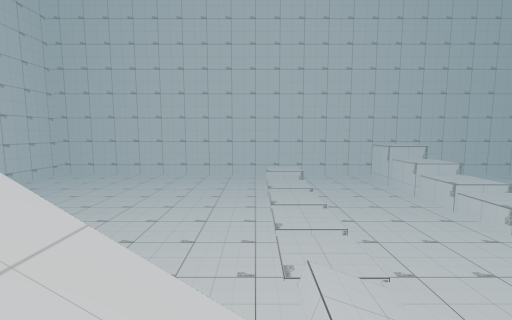
view 1 (above)

19 first-person views from a walk through a Unity game level. The camera is 1.4 m above the floor, tilts 6° down and sees 90° across. The floor is counted in squares, 1.8 m on a side. Each view is taken from the middle of a square. On the plan, view 1 faces up. The plan holds only what a view shows up to about 10 squares ahead; the rest is blank. The player character is not drawn.

view 2
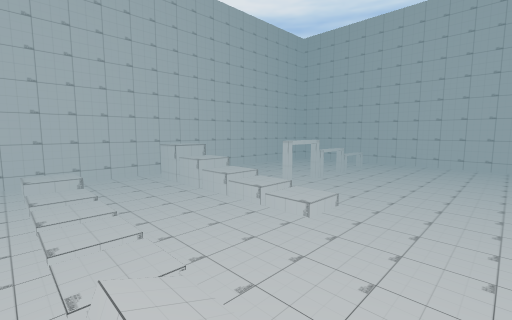

view 3
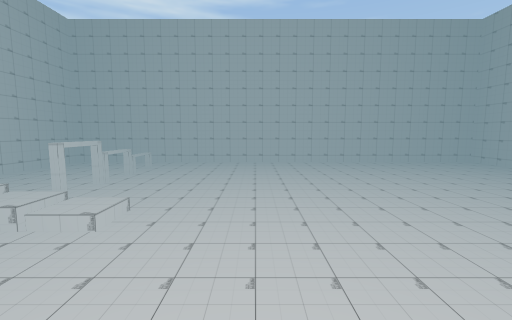

view 4
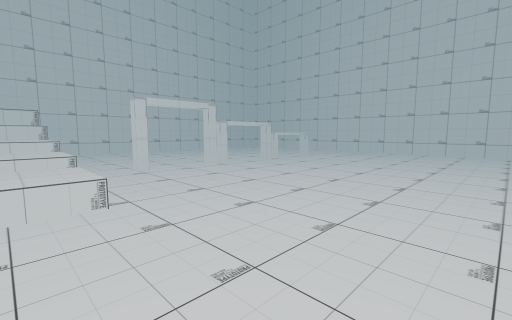

view 5
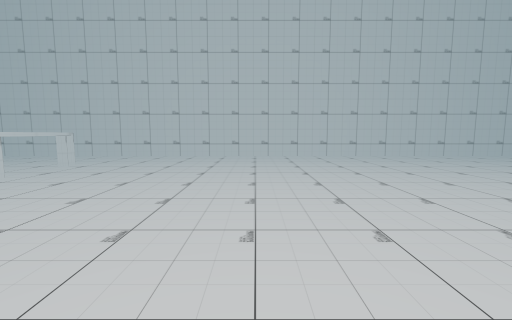

view 6
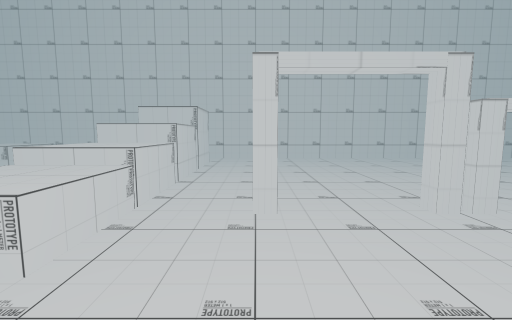

view 7
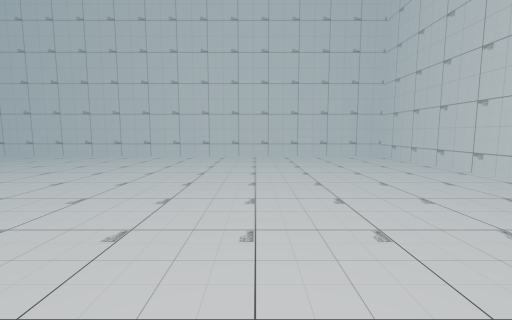

view 8
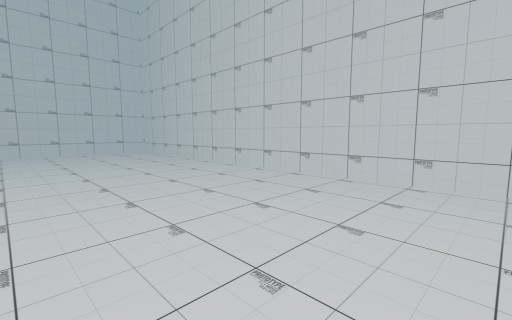

view 9
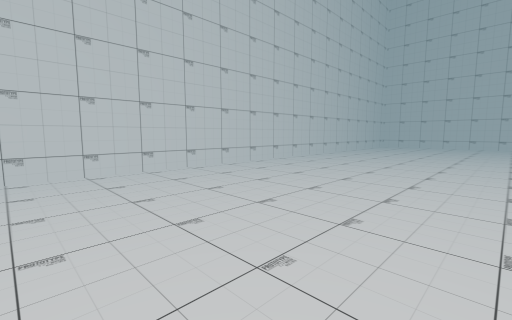

view 10
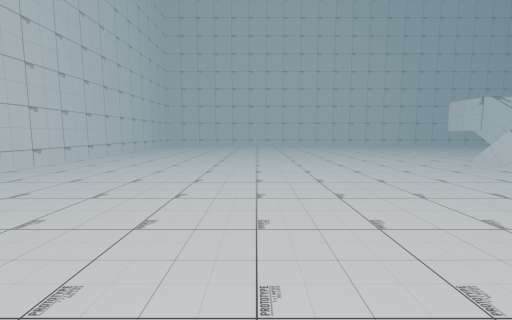

view 11
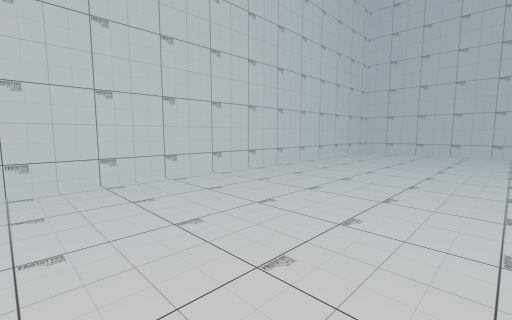

view 12
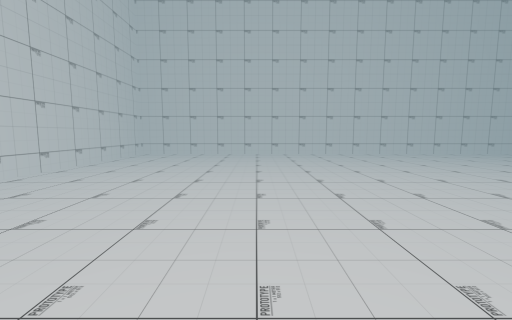

view 13
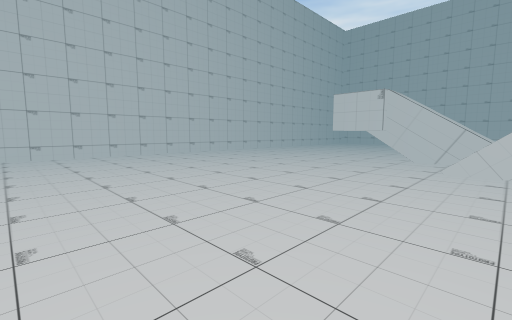

view 14
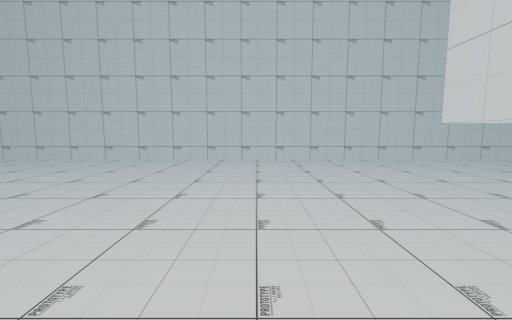

view 15
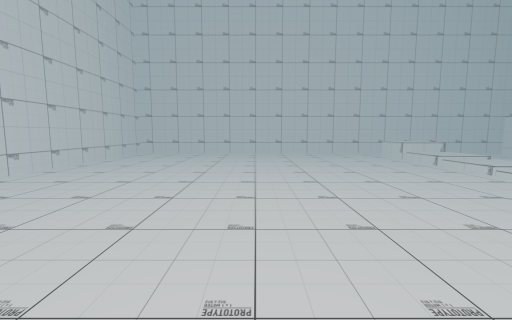

view 16
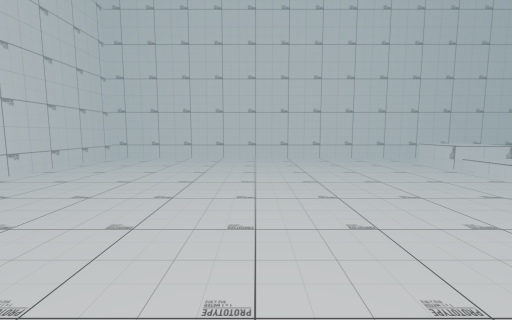

view 17
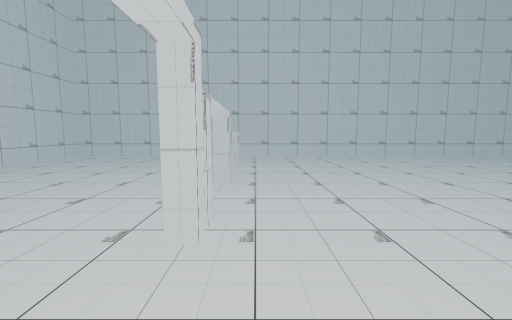

view 18
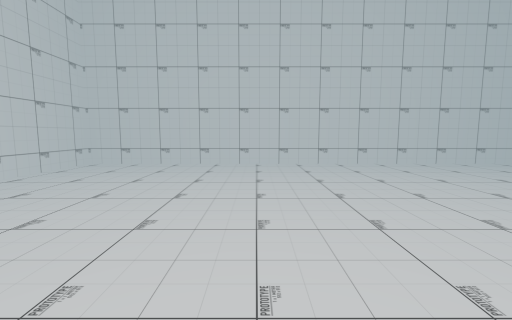

view 19
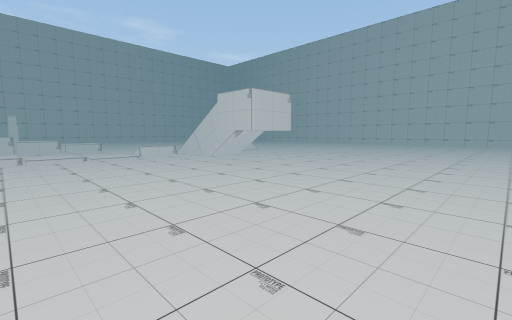

### Floor plan
Points are (right, up) in squares from view 1. A wall is a line through its corners. A room is listed if a view was taken in it or the views show most of it. See-through windows are left out.
Room 1 (views 1, 2, 3, 4, 5, 6, 7, 8, 9, 10, 11, 12, 13, 14, 15, 16, 17, 18, 19)
walls: (9.4, 5.4) (8.6, 5.4); (12, 5.4) (10.8, 5.4); (5.8, 9.8) (5.8, 8.6) (4.5, 8.6) (4.5, 9.9); (-8.5, -13.2) (15.7, -13.2) (15.7, 11) (-8.5, 11) (-8.5, -13.2)
objects: other object (1, -2) to (1, -1); other object (1, 2); other object (1, 9); other object (5, 3) to (5, 4); other object (5, 5); other object (5, 6) to (5, 7); other object (5, 8)

Positions as (right, up) in squares from view 1, and headings:
1: (0, 0), facing up
2: (0, 0), facing up-right
3: (0, 0), facing right
4: (5, 0), facing up-right
5: (7, 1), facing right
6: (7, 3), facing up
7: (7, -9), facing right
8: (5, -9), facing down-right
9: (7, -8), facing down-left
10: (7, -8), facing left
11: (2, -9), facing down-left
12: (1, -9), facing left
13: (1, -8), facing up-left
14: (-1, -2), facing left
15: (-4, 1), facing up
16: (-4, 3), facing up
17: (7, 5), facing right
18: (-2, -9), facing left
19: (-8, 6), facing down-right
